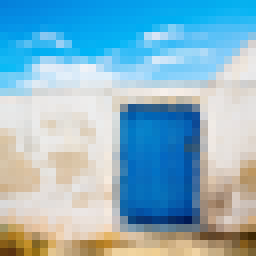
#> input picture src/Data/slices/ADoorHues_10.png, 32 x 32 px (shown 8 times larger)
$ python testfeaturex.py   (older library calls are emulated)
#> lines starting #> are read from the running program, lines starting #| are printed output that depends on the picture
### src/pallette_manager.py
"""
This file does the initial processing of the palette colors in order to input
to the neural network.
@author: Jacob Kattampilly
"""
import os
from glob import glob
import re
from collections import defaultdict
import skimage.io
import skimage.color
import numpy as np
from scipy import misc

from PIL import Image
from configmanager import Configs

proj_imgs_path = Configs.ProcessingFolderPath
palette_dir = proj_imgs_path + 'palettes/'
images_fullsized_dir = proj_imgs_path + 'slices/'
images_3232_dir = proj_imgs_path + 'slices_resized/'


# [47 lines left out: functions writeLABColorsToFile, get_palette_first_row, get_unique_palette_colors, get_LAB_palette_from_file, not called in this run]


def read_palette_colors_file(palettes_filename='LAB_palettes.txt',
                             rogue_palettes_filename='rogue_palettes.txt'):
    """
    This function simply reads the file created by the writeRGBColorsToFile
    function
    :param filename:
    :return:
    a dictionary key = filename value = list of palettes
    """
#> called with palettes_filename = 'LAB_palettes.txt', rogue_palettes_filename = 'rogue_palettes.txt'
    palettes_filepath = Configs.ProcessingFolderPath + palettes_filename
    palettes_dict = defaultdict(list)
    pixel_pattern = r'\[-*[0-9]+\.[0-9]+, -*[0-9]+\.[0-9]+, -*[0-9]+\.[0-9]+\]'
    float_pattern = r'-*[0-9]+\.[0-9]+'

    if not os.path.exists(palettes_filepath):
        writeLABColorsToFile(filename=palettes_filename)

    roguesfile = Configs.ProcessingFolderPath + \
        'file_palette_RGBmapping_rogues.txt'
    roguefilelist = [line.strip() for line in open(roguesfile)]
#> (reads src/Data/file_palette_RGBmapping_rogues.txt from the repository)

    with open(palettes_filepath) as file:
#> (reads src/LAB_palettes.txt from the repository)
        for line in file:
            name, pixel_list = line.split(':')
            if name not in roguefilelist:
                pixels = re.findall(r'' + pixel_pattern, pixel_list)

                for pixel in pixels:
                    float_pixel = list(map(float, re.findall(r'' +
                                                             float_pattern,
                                                             pixel)))
                    palettes_dict[name].append(float_pixel)
                palettes_dict[name] = np.array(palettes_dict[name])

    return palettes_dict

# the artist palettes dict will contain all the palettes from the
# lab_palettes.txt file if this file does not exist then it will be created
# from the palettes and slices folders respectively
artistpalettes_dict = read_palette_colors_file()


# [8 lines left out: function getArtistPalette, not called in this run]


def getArtistPaletteCount(imagename):
    """
    returns the count of colors in the palette for a single image from
    artistpalettes_dict
    :param imagename:
    :return:
    """
    return len(artistpalettes_dict[imagename])


# [8 lines left out: function DisplaySIngleImageFromPath, not called in this run]


# [2 lines that do not run on import are left out]

### src/clustermanager.py
"""
This module is used to create and access the image color clustering
information for images in the processingfolderpath
"""
import os
import os.path
import pickle
import random
import scipy
import numpy as np
from numpy import bincount
from colormath.color_conversions import convert_color
from colormath.color_objects import LabColor, sRGBColor
from PIL import Image
from sklearn.cluster import KMeans, MiniBatchKMeans
import pallette_manager as pm
from configmanager import Configs

# Just a list holding the names of the clustering used
clustering_names = ['KMeans', 'MiniBatchKMeans', 'Random']

# path where all the data is
# this folder should have a folder called /slices where the images are located
processing_folder_path = Configs.ProcessingFolderPath

# Using convention for means files:
# kmeansfilepath = processing_folder_path + kmeansfileprefix + '_' + meancount
# e.g. /home/jacob/PycharmProjects/Chameleon/images/means_KMeans
meansfileprefix = r'means'


def find_clusters_in_dir(training_clusters, original_images_path,
                         calgorithm='KMeans'):
    """
    Checks a directory. If it is a directory, images from the folder 'slices'
    are opened one at a time. Each image is clustered, and its resulting
    cluster points are added to a list.

    Args:
        training_clusters:
        original_images_path: A path that may be used to acess the images
        overwrite: unused flag
        calgorithm:
    Returns:
        cluster_list: A list containing elements in the following format:
                        [(name), (array of colors)]
    """
#> called with original_images_path = 'Data/slices/', calgorithm = 'KMeans'
    # [11 lines of commented-out code are left out]

    skipflag = False
    cluster_list = training_clusters
    isweighted = 1
    # print('cluster_list', cluster_list[0][1])
    # if len(cluster_list[0]) !=3:
    #     isweighted=1
    print('isweighted', isweighted)
    # print('Num clusters currently in cluster file', len(lines))
    print('Num images in folder', len(os.listdir(original_images_path)))
    print('Num images in serialized cluster file', len(training_clusters))
    count_images = 0
    for imagename in os.listdir(original_images_path):
        skipflag = False
        count_images = count_images + 1

        # Skip files that are not .png, .jpeg, nor .jpg
        if imagename.find(".png") == -1 and \
           imagename.find(".jpeg") == -1 and \
           imagename.find(".jpg") == -1 or skipflag:
            continue

        print(imagename)
        img = Image.open(original_images_path + "/" + imagename)
#> img is the input picture: PIL image 32x32 RGBA; mean R, G, B, A 138.8, 180.4, 198.8, 255
        img = img.resize((150, 150))  # optional, to reduce time
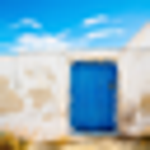
#> img: PIL image 150x150 RGBA; mean R, G, B, A 138.8, 180.4, 198.9, 255

        # Jacob: get the artist palette count here assume 5 for now
        mean_count = pm.getArtistPaletteCount(imagename)
        if mean_count == 0:
            # hard code means to 10 in case image doesn't exist(prevents abort)
            mean_count = 10
        centroids, labels = cluster_image(img, mean_count, calgorithm)
        if len(centroids) > 0:
            # Writing to file for verification or tests.
            if isweighted:
                weightedresult = []
                weights = bincount(labels)
                sum(weights)
                i = 0
                for lab in centroids:
                    # Jacob commented here
                    # weightedresult.append([lab[0], lab[1], lab[2],
                    #                       int(weights[i] * 100 / total)])
                    weightedresult.append([lab[0], lab[1], lab[2]])
                    i = i + 1
                cluster_list.append([imagename, weightedresult])
            else:
                result = None
                cluster_list.append([imagename, result])
                # clusterfile.write(str([imagename, result]) + "\n")
        # except:
        #    print("Problem processing ", imagename)
    print('Num images in serialized cluster file after processing',
          len(cluster_list))
    print('Num images processed', count_images)
    if count_images != len(cluster_list):
        print("ERROR! Not all images processed")

    return cluster_list


def cluster_image(image, k_clusters=5, calgorithm='KMeans'):
    """
    Clusters an image into k cluster points. Then, converts each
    color point from RGB to LAB color format.

    Args:
        image: An open PIL image
        k_clusters: Number of clusters to produce. Defaulted to 10.
    Returns:
        cluster_list: A list containing elements in the following format:
                        [(name), (array of colors)]
    Replaced vq with sklearn
    """
#> called with k_clusters = 6, calgorithm = 'KMeans'
    arr = scipy.misc.fromimage(image)
    shape = arr.shape
#> shape = (150, 150, 4)
    if len(shape) > 2:
#> (the run stopped early here; a loop or call above may not have finished)
